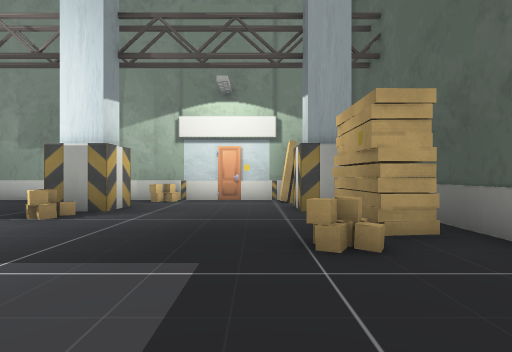
View 1 (above)

24 first-person views from a walk through a Unity game level. The camera is 1.4 m above the floor, looks level and sees 85° across. The floor is counted in squares, 2 m on a side. Each view is taken from the middle of a square. On the plan, view 1 faces up. The plan holds only what a view shows up to about 9 squares ahead; the rest is blank. The place goes on beyond the plan. The player character is not drawn. Door leaves are left out, so doorways stand open. Some surface patterns are stand-ins.

View 2
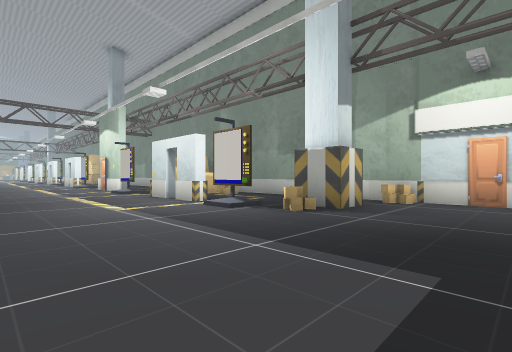

View 3
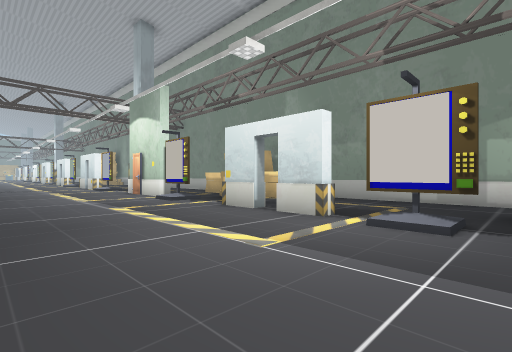

View 4
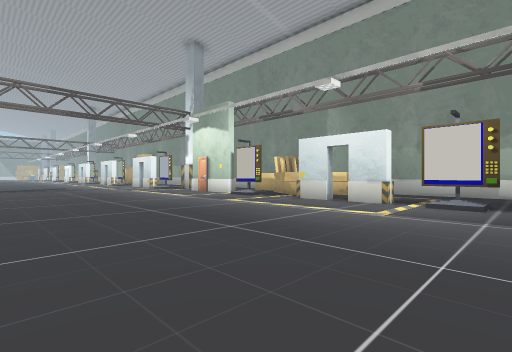

View 5
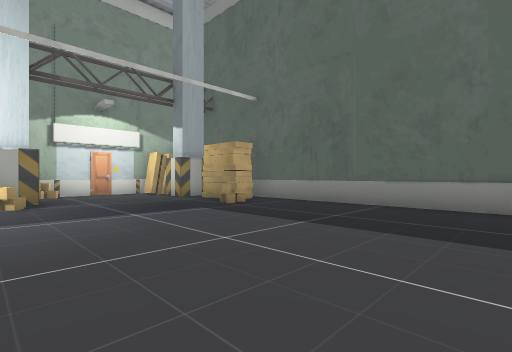

View 6
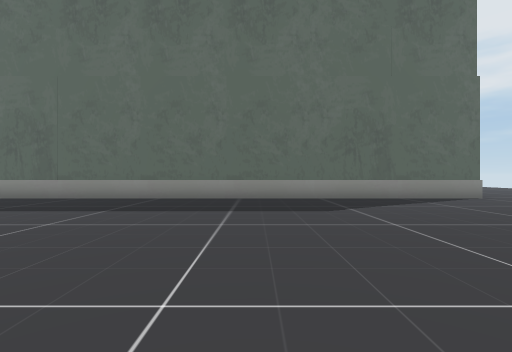

View 7
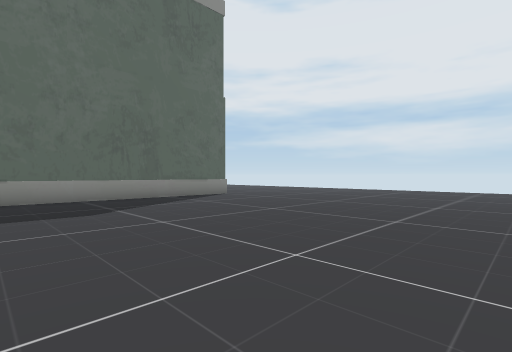

View 8
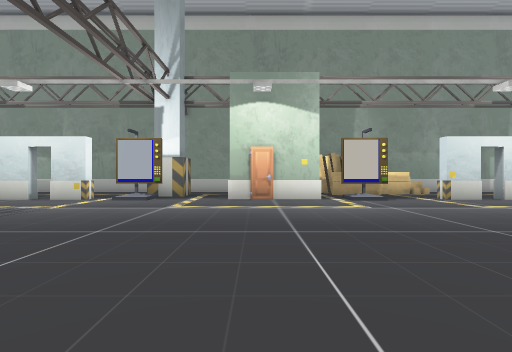

View 9
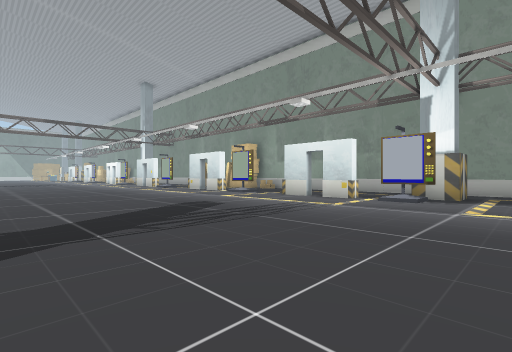

View 10
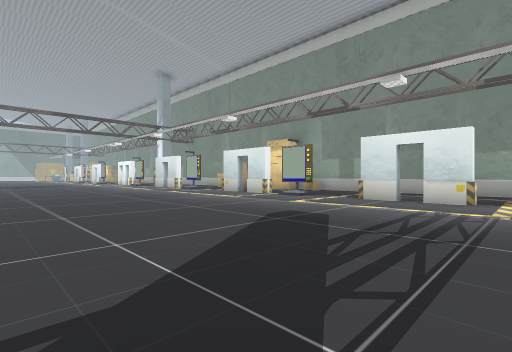

View 11
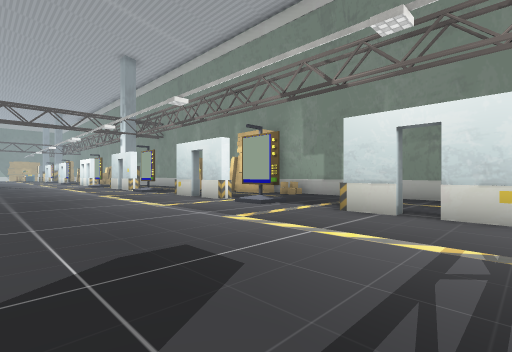

View 12
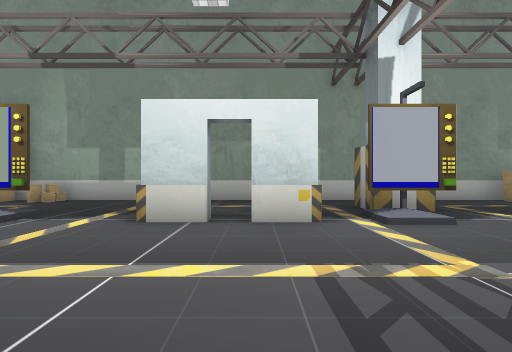

View 13
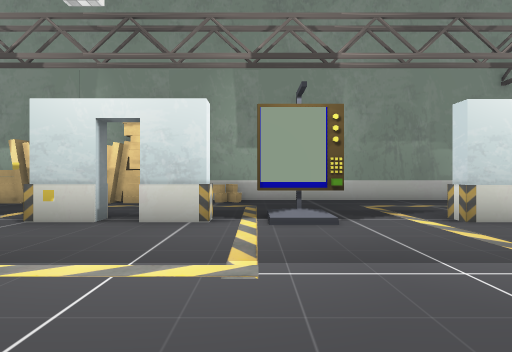

View 14
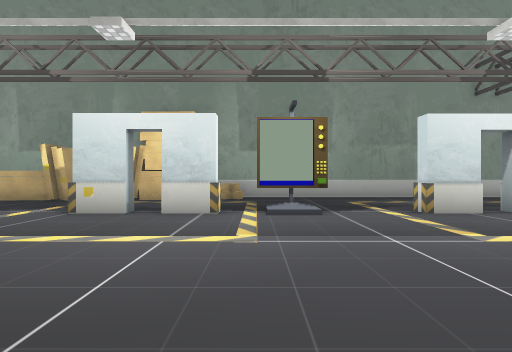

View 15
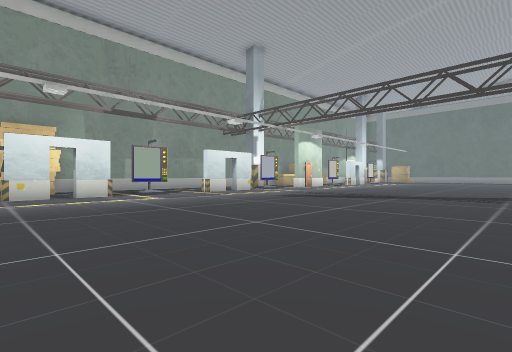

View 16
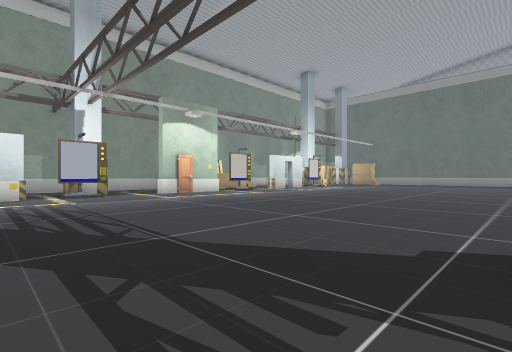

View 17
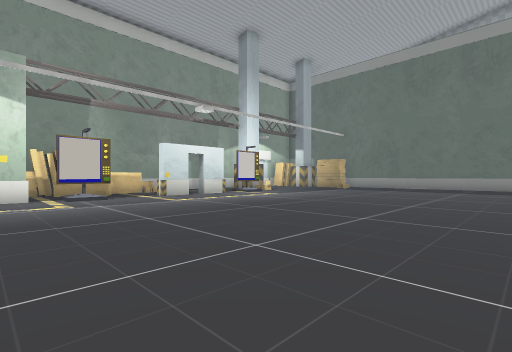

View 18
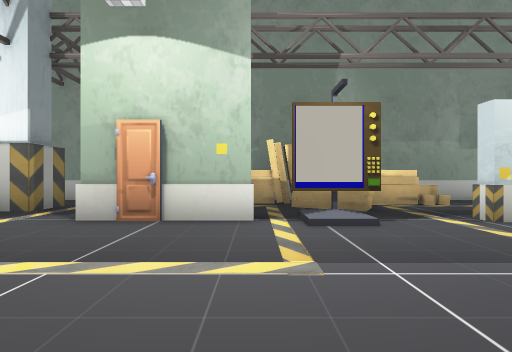

View 19
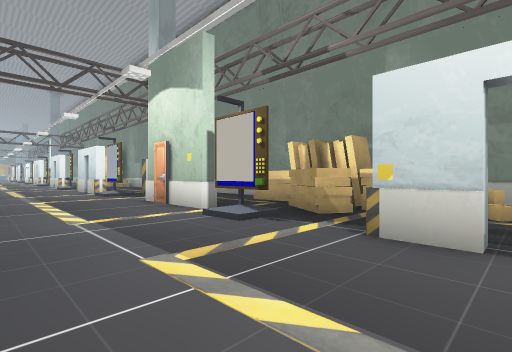

View 20
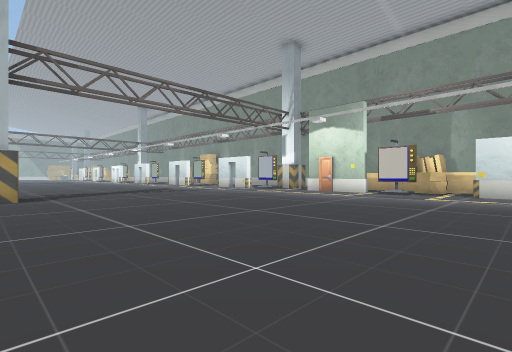

View 21
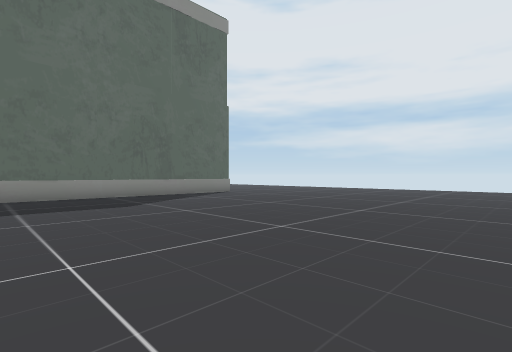

View 22
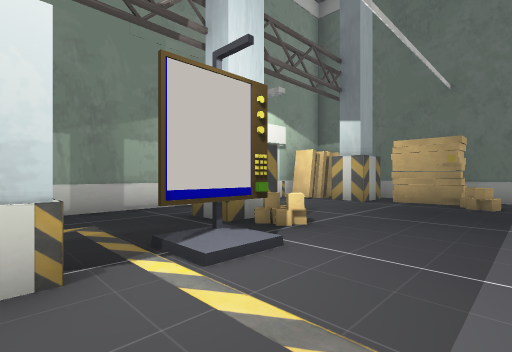

View 23
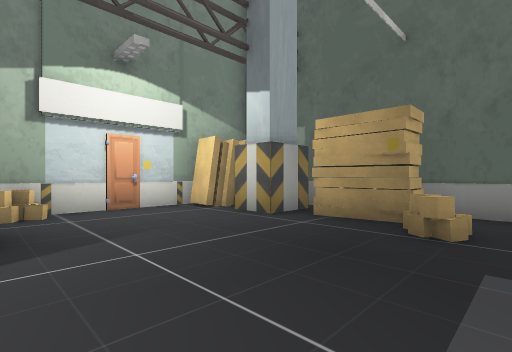

View 24
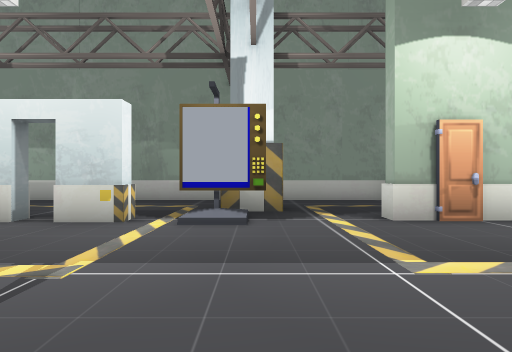

### Floor plan
Points are (right, up) in squares from view 1. A wall is a line through its corners. A room is listed if a view was taken in it or the views show most of it. See-through windows are left out.
Room 1 (views 1, 2, 3, 4, 5, 6, 7, 8, 9, 10, 11, 12, 13, 14, 15, 16, 17, 18, 19, 20, 21, 22, 23, 24)
walls: (-17.5, -6.1) (-17.5, -6.6); (-14.4, 4.3) (-15.2, 4.3); (-15.1, 4.4) (-15.8, 4.4) (-15.8, 4.9); (-13.1, 4.9) (-13.1, 4.4) (-14.6, 4.4); (-11.8, 6.1) (-12.2, 6.4); (-8.3, 4.8) (-8.3, 4.3) (-9.4, 4.3) (-9.4, 4.8); (-20, 4.8) (-20, 4.3) (-21.1, 4.3); (-12.1, 6.9) (-12.1, 7.8); (-12, 7) (-14.2, 7.1); (-17.5, 6.6) (-17.5, 5.5) (-18.7, 5.5) (-18.7, 6.5); (-10.7, 7) (-11.2, 7); (-21.7, 4.3) (-22.8, 4.3) (-22.8, 4.8); (-9.6, 6.8) (-10.7, 6.7); (-6.6, 4.8) (-6.6, 4.3) (-7.6, 4.3) (-7.6, 4.6); (-12, 8.2) (-28.1, 8.2); (-2.9, 6.6) (-2.9, 5.5) (-4.2, 5.5); (-26.7, 4.6) (-26.7, 4.3) (-27.9, 4.3); (-3.9, 8.2) (-8.8, 8.2); (-28.4, 4.8) (-28.4, 4.3) (-29.6, 4.3); (2.2, 3.3) (1.4, 3.3) (1.4, 5); (0.7, 7.2) (0.7, 7.9); (-28.7, 7.3) (-29.7, 7.3); (0.9, 7.1) (0.9, 8.2) (0.2, 8.2); (2.1, 5.5) (0.9, 5.5) (0.9, 6.6); (2.8, -13.1) (2.8, 6)
low walls: (-4.2, 5.5) (-4.2, 6.5); (-27.8, 8.1) (-27.8, 7.5)
ways out: open door at (-28, 4); open door at (-8, 4); gap at (-21.3, 4.3); gap at (3, -13)
objects: other object (-29, 4); other object (-27, 8); monitor (-26, 4) to (-25, 4); monitor (-19, 4) to (-18, 4); other object (-19, 5); monitor (-12, 4) to (-11, 4); other object (-11, 6); other object (-9, 7); monitor (-5, 4); other object (-4, 4); other object (-4, 5); other object (-3, 8); other object (-1, 8) to (0, 9); other object (1, 3)

Positions as (right, up) in squares from view 1, and headings:
1: (0, 0), facing up
2: (0, 0), facing up-left
3: (-4, 0), facing up-left
4: (-4, -3), facing up-left
5: (-4, -3), facing up-right
6: (-6, -6), facing right
7: (-6, -6), facing down-right
8: (-15, -4), facing up
9: (-16, -4), facing up-left
10: (-19, -4), facing up-left
11: (-20, -1), facing up-left
12: (-21, 0), facing up
13: (-26, 0), facing up
14: (-26, -1), facing up
15: (-30, -6), facing up-right
16: (-21, -6), facing up-right
17: (-14, -5), facing up-right
18: (-13, 0), facing up
19: (-8, 1), facing up-left
20: (-8, -7), facing up-left
21: (-7, -5), facing down-right
22: (-7, 2), facing up-right
23: (-3, 2), facing up-right
24: (-18, 0), facing up
